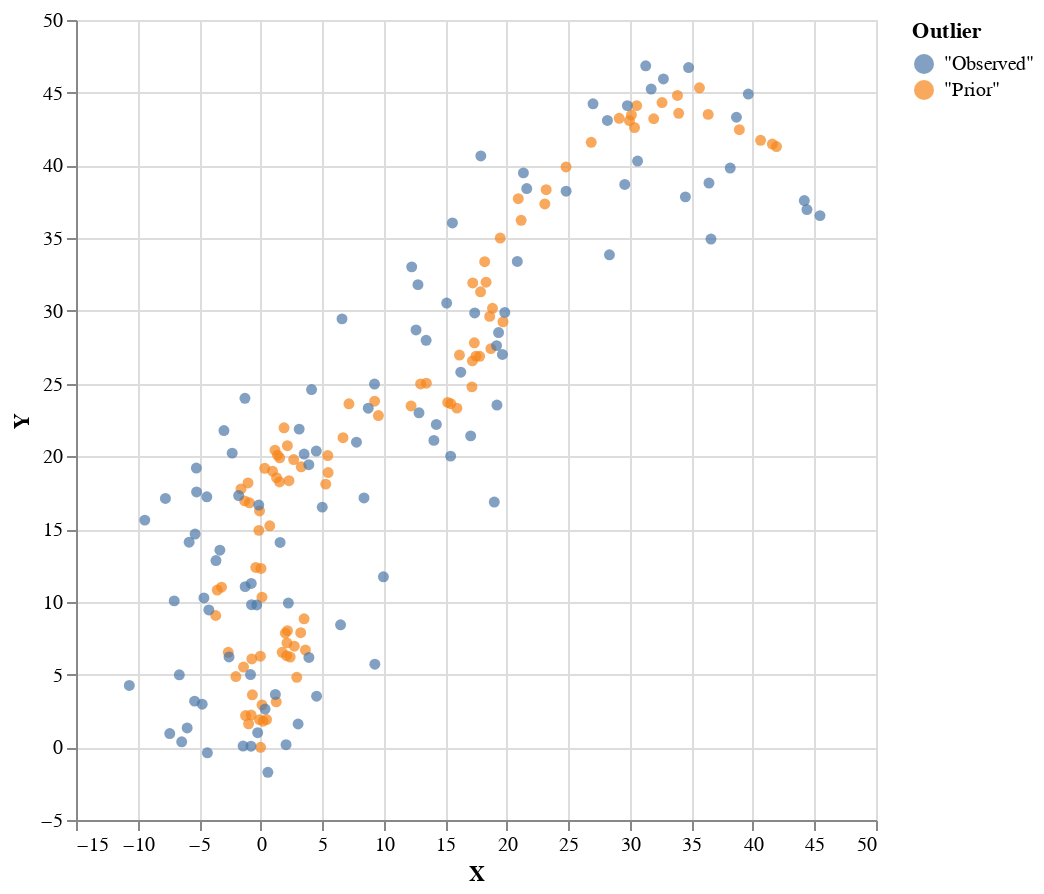

Write notebook code for a chart like this one.
### Code cell
randomWalkObserved <- sampleIOfixed $ toList $ P.each randomWalkPrior >-> observations


plot 
    (zip 
        (fmap (\v -> (v V.! 0, v V.! 1)) $ randomWalkPrior <> randomWalkObserved) 
        (replicate 100 (T.pack "Prior") <> replicate 100 (T.pack "Observed")))

### Figure 1 — Vega-Lite specification as saved in the notebook (floating-point values rounded to 4 significant figures; data arrays with more than 128 entries replaced by an {"elided": "..."} marker saying what was removed)
{"$schema": "https://vega.github.io/schema/vega-lite/v4.json", "data": {"values": {"elided": "200 records"}}, "encoding": {"color": {"field": "Outlier"}, "x": {"field": "X", "type": "quantitative"}, "y": {"field": "Y", "type": "quantitative"}}, "height": 400, "mark": "circle", "width": 400}
